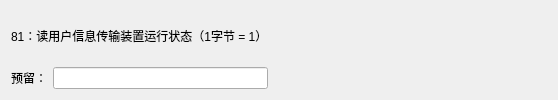
               <widget class="QWidget" name="page_28">
                <layout class="QGridLayout" name="gridLayout_31">
                 <item row="1" column="0">
                  <widget class="QLabel" name="label_111">
                   <property name="text">
                    <string>预留：</string>
                   </property>
                  </widget>
                 </item>
                 <item row="0" column="0" colspan="2">
                  <widget class="QLabel" name="label_109">
                   <property name="maximumSize">
                    <size>
                     <width>16777215</width>
                     <height>60</height>
                    </size>
                   </property>
                   <property name="text">
                    <string>81：读用户信息传输装置运行状态（1字节 = 1）</string>
                   </property>
                  </widget>
                 </item>
                 <item row="1" column="2">
                  <spacer name="horizontalSpacer_24">
                   <property name="orientation">
                    <enum>Qt::Orientation::Horizontal</enum>
                   </property>
                   <property name="sizeHint" stdset="0">
                    <size>
                     <width>279</width>
                     <height>20</height>
                    </size>
                   </property>
                  </spacer>
                 </item>
                 <item row="1" column="1">
                  <widget class="QLineEdit" name="Line_81_1"/>
                 </item>
                </layout>
               </widget>
